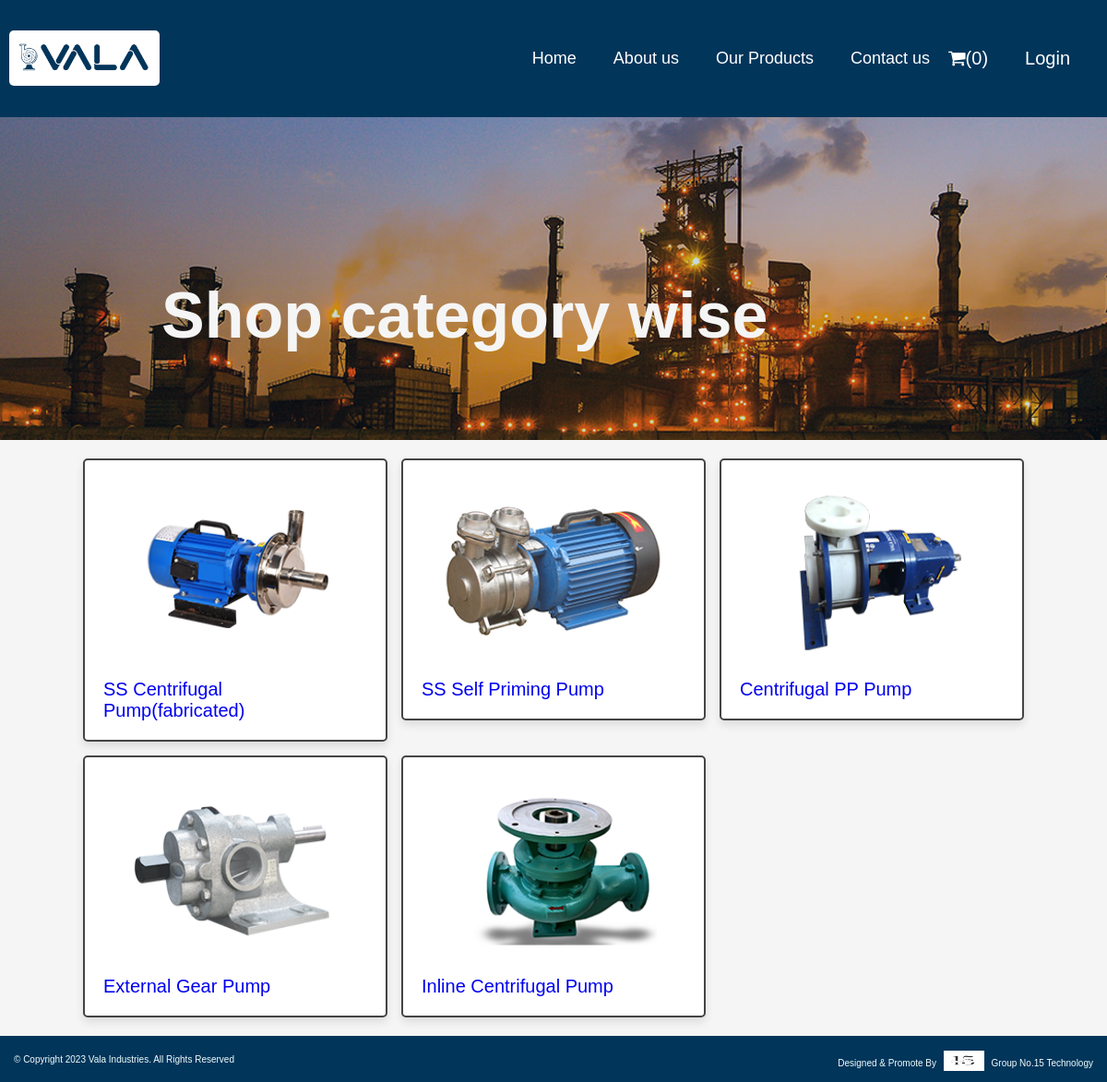
Screenshot of /Our-category.php with the database file from the repository.
### tables this page shows
CREATE TABLE `product_category` (
  `product_cate_id` int(11) NOT NULL,
  `cate_name` varchar(35) NOT NULL,
  `img` varchar(50) NOT NULL,
  `status` tinyint(4) NOT NULL
);

### Our-category.php (the view, shortened to what this page needs)
<?php
include 'config.php';
?>
<!DOCTYPE html>
<html lang="en">
<head>
    <link rel="stylesheet" href="css/style.css">
    <link rel="stylesheet" href="css/admin_style.css">
</head>
<body>
    <?php
    @include 'navbar.php';
    ?>
    <div class="About">
        <h1>Shop category wise</h1>
    </div>
    <section class="show-products">
    <div class="box-container">
        <?php
            $select = mysqli_query($conn,"SELECT * FROM product_category where status=1");
            $num = mysqli_num_rows($select);
            if($num>0){
            while($row = mysqli_fetch_assoc($select)){
        ?>
        <div class="box">
            <img src="uploadimage/<?php echo $row['img']; ?>" alt="">
            <div class="name"><a href="Our-product.php?id=<?php echo $row['product_cate_id'];?>"><?php echo $row['cate_name']; ?></a></div>
        </div>
        <?php
            }
        }else{
            echo '<p class="empty">no product category added yet!</p>';
        }
        ?>
    </div>
    </section>
    <?php
    include 'footer.php';
    ?>
</body>
</html>

### css/style.css (style rules this page uses)
body { background-color: #f5f5f5; font-family: "Segoe UI","Helvetica Neue", Arial, sans-serif, "Apple Color Emoji", "Segoe UI Emoji", "Segoe UI Symbol", "Noto Color Emoji"; }

### css/admin_style.css (style rules this page uses)
:root { --main-color:#2980b9; --orange:#f39c12; --red:#e74c3c; --black:#444; --white:#fff; --light-color:#777; --light-bg:#f5f5f5; --border:.2rem solid var(--black); --box-shadow:0 .5rem 1rem rgba(0,0,0,.1); --bg-color:#eee; }
* { font-family: 'Nunito', sans-serif; margin:0; padding:0; box-sizing: border-box; outline: none; border:none; text-decoration: none; }
html { font-size: 62.5%; overflow-x: hidden; }
body { background-color: var(--light-bg); }
section { padding:2rem; max-width: 1200px; margin:0 auto; }
.show-products .box-container { display: grid; grid-template-columns: repeat(auto-fit, 33rem); gap:1.5rem; justify-content: center; align-items: flex-start; }
.show-products .box-container .box { background-color: var(--white); box-shadow: var(--box-shadow); border-radius: .5rem; border:var(--border); padding:2rem; }
.show-products .box-container .box img { width: 100%; height: 20rem; object-fit: contain; margin-bottom: 1.5rem; }
.show-products .box-container .box .name { font-size: 2rem; color:var(--black); }

### Our-category.php (style rules this page uses)
.About { background: url('image/11/services-banner-1.png'); height: 350px; }
.About h1 { padding: 175px; color: #f5f5f5; font-size: 70px; }

### navbar.php (style rules this page uses)
body { margin: 0; font-family: Arial, Helvetica, sans-serif; }

### rows the page displays
product_category: img (picture), cate_name "SS Centrifugal Pump(fabricated)"
product_category: img (picture), cate_name "SS Self Priming Pump"
product_category: img (picture), cate_name "Centrifugal PP Pump"
product_category: img (picture), cate_name "External Gear Pump"
product_category: img (picture), cate_name "Inline Centrifugal Pump"

### other values shown
$count "0"
